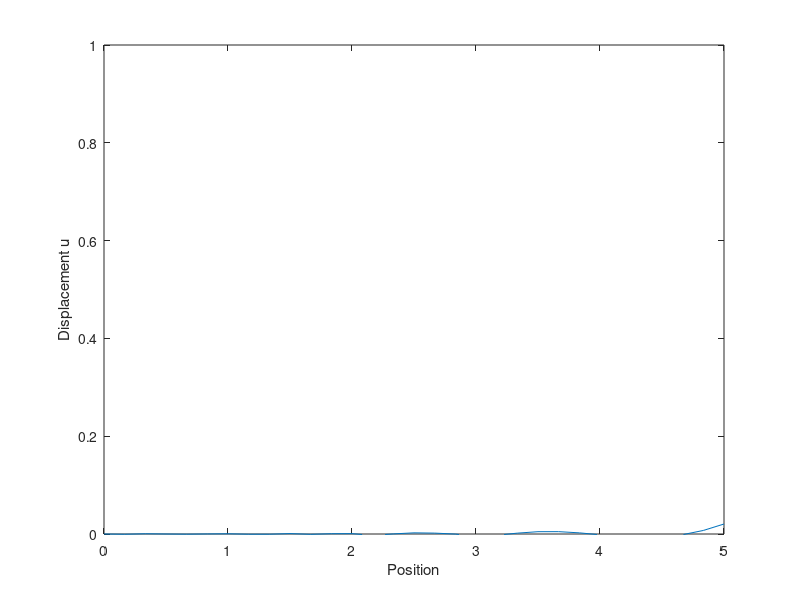
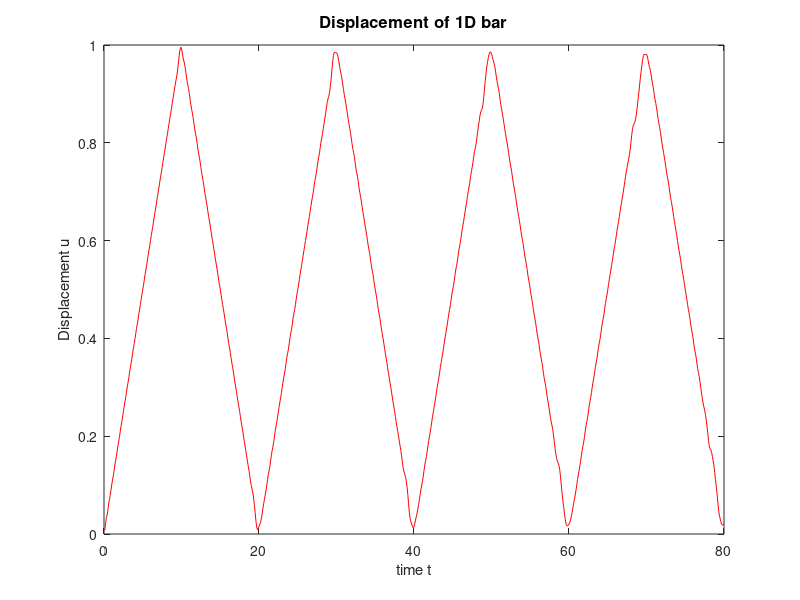

MATLAB code to generate these figures, in order:
%                  EXAMPLE DYNAMIC FEM CODE FOR 1D PROBLEM
%    Calculates displacement as function of time for a 1D bar subject to
%    uniform body force, constrained so u=0 at x=0 and subjected to
%    prescribed traction at x=L
%
%    From the text 'Applied Mechanics of Solids' http://solidmechanics.org
%    Author A.F. Bower

%  Define values for parameters below
%
%    Length and x-sect area of bar
        Length = 5.;
        A = 1.; 
%       Material props
        rho = 100.;
        mu = 50.;
        nu = 0.;
%
        const = 2*mu*A*(1-nu)/(1-2*nu);
%       Loading
        bodyforce = 0.;
        traction = 10.;
%    total no. elements, no. nodes on each element (2 for linear, 3 for quadratic elemnts), total no. nodes; 
        L = 30;
        Ne = 2;
        nnodes = (Ne-1)*L+1;
%
%    Initial conditions
%
        un = zeros(nnodes,1);
        vn = zeros(nnodes,1);
%
%   Time stepping
         dt = 0.1;
         nsteps = 800;
         beta1 = 0.50;
         beta2 = 0.50;
         lumpedmass = false;
         if (lumpedmass)
             beta2 = 0.;
         end;

%
%     Set up some data structures storing the mesh
%
      coords = zeros(1,nnodes);
      for i= 1 : nnodes 
        coords(i) = Length*(i-1)/(nnodes-1);
      end;
%
%   Element connectivity (speficies node numbers on each element)
%
       connect = zeros(Ne,L);
       for lmn=1:L 
         if (Ne==3) 
           connect(1,lmn) = 2*lmn-1;
           connect(3,lmn) = 2*lmn;
           connect(2,lmn) = 2*lmn+1;
         elseif (Ne == 2)
           connect(1,lmn) = lmn;
           connect(2,lmn) = lmn+1;
         end ;
       end;
%
%    Integration points and weights for 2 point integration
%
       npointsK = Ne-1;
       npointsM = Ne;
       if (npointsK == 2)
         wK = [1,1];
         xiK = [-0.5773502692,0.5773502692];
       elseif (npointsK == 1)
         wK = [2.,0.];
         xiK = [0.,0.];
       end;

     if (lumpedmass)
         if (npointsM == 3)
           wM = [2/3.,2/3.,2/3.];
           xiM = [-1.,0.,1.];
         elseif (npointsM == 2)
           wM = [1,1];
           xiM = [-1.,1.];
         end
      else
         if (npointsM == 3)
           wM = [0.55555555,0.8888888888,0.5555555555];
           xiM = [-0.7745967,0.,0.7745967];
         elseif (npointsM == 2)
           wM = [1,1];
           xiM = [-0.5773502692,0.5773502692];
         end
     end

%          
%
%     Assemble the global stiffness and force vector
%
       M = zeros(nnodes,nnodes);
       K = zeros(nnodes,nnodes);
       F = zeros(nnodes,1);
%
       for lmn = 1 : L 
%
%       Extract the coords of each node on the current element
%
         lmncoords = zeros(Ne);
         for a = 1 : Ne 
           lmncoords(a) = coords(connect(a,lmn));
         end
%
%      For the current element, loop over integration points and assemble element stiffness
%
         mel = zeros(Ne,Ne);
         kel = zeros(Ne,Ne);
         fel = zeros(Ne,1);
%
         for II = 1 : npointsK
%
%        Compute N and dN/dxi at the current integration point
%
           N = zeros(1,Ne);
           dNdxi = zeros(1,Ne);
           if (Ne == 3) 
             N(1) = -0.5*xiK(II)*(1.-xiK(II));
             N(2) = 0.5*xiK(II)*(1.+xiK(II));
             N(3) = (1.-xiK(II)^2);
             dNdxi(1) = -0.5+xiK(II);
             dNdxi(2) = 0.5+xiK(II);
             dNdxi(3) = -2.*xiK(II);
           elseif (Ne == 2)
             N(1) = 0.5*(1.-xiK(II));
             N(2) = 0.5*(1.+xiK(II));
             dNdxi(1) = -0.5;
             dNdxi(2) = 0.5;
           end;
% 
%        Compute dx/dxi, J and dN/dx
%
           dxdxi = 0.;
           for a = 1 : Ne 
             dxdxi = dxdxi + dNdxi(a)*lmncoords(a);
           end
           J = abs(dxdxi);
           dNdx = zeros(1,Ne);
           for a = 1 : Ne
             dNdx(a) = dNdxi(a)/dxdxi;
           end
%  
%         Add contribution to element stiffness and force vector from current integration pt
%
          for a = 1 : Ne
             fel(a) = fel(a) + wK(II)*bodyforce*J*N(a);
             for b = 1 : Ne 
               kel(a,b) = kel(a,b) + const*wK(II)*J*dNdx(a)*dNdx(b);
             end
          end
% 
         end
%
         for II = 1 : npointsM
%
%        Compute N and dN/dxi at the current integration point
%

           if (Ne == 3) 
             N(1) = -0.5*xiM(II)*(1.-xiM(II));
             N(2) = 0.5*xiM(II)*(1.+xiM(II));
             N(3) = (1.-xiM(II)^2);
             dNdxi(1) = -0.5+xiM(II);
             dNdxi(2) = 0.5+xiM(II);
             dNdxi(3) = -2.*xiM(II);
           elseif (Ne == 2)
             N(1) = 0.5*(1.-xiM(II));
             N(2) = 0.5*(1.+xiM(II));
             dNdxi(1) = -0.5;
             dNdxi(2) = 0.5;
           end;
% 
%        Compute dx/dxi, J and dN/dx
%
           dxdxi = 0.;
           for a = 1 : Ne 
             dxdxi = dxdxi + dNdxi(a)*lmncoords(a);
           end
          J = abs(dxdxi);
           dNdx = zeros(1,Ne);
           for a = 1 : Ne
             dNdx(a) = dNdxi(a)/dxdxi;
           end
%  
%         Add contribution to element stiffness and force vector from current integration pt
%
          for a = 1 : Ne
             for b = 1 : Ne 
               mel(a,b) = mel(a,b) + rho*wM(II)*J*N(a)*N(b);
             end
          end
% 
         end
%
%       Add the stiffness and residual from the current element into global matrices
%
         for a = 1 : Ne
           rw = connect(a,lmn);
           F(rw) = F(rw) + fel(a); 
           for b = 1 : Ne 
             cl = connect(b,lmn);
             M(rw,cl) = M(rw,cl) + mel(a,b);
             K(rw,cl) = K(rw,cl) + kel(a,b);
           end
         end
       end

%     Add the extra forcing term from the traction at x=L
%
       F(nnodes) = F(nnodes) + traction;
%      Modify FEM equations to enforce displacement boundary condition
%      To do this we simply replace the equation for the first node with u=0
%
       for a = 1 : nnodes
         M(1,a) = 0.;
         K(1,a) = 0.;
       end
       M(1,1) = 1.;
       F(1) = 0.;
  
%    Newmark time stepping scheme (problem is linear so all matrices are constant)
%
%    Initial accelerations are -M^-1(Ku + F)
%
       MK = zeros(nnodes,nnodes);
       MK = M + 0.5*beta2*dt*dt*K;
       an = zeros(nnodes,1);
       an = M\( -K*un + F );
       an1 = zeros(nnodes,1);
       vn1 = zeros(nnodes,1);
       un1 = zeros(nnodes,1);
       rn = zeros(nnodes,1);
%
       vxy = zeros(2,nsteps);
       nprint = 4;
       plot(coords,un1);
       axis([0,Length,0,1]);
       xlabel('Position');
       ylabel('Displacement u');
       frame(1) = getframe;
       nframes = 1;
       count = 1;
       for n = 1 : nsteps
         if (lumpedmass)
           rn = (F - K*(un +dt*vn + 0.5*(1.-beta2)*dt*dt*an ));
           for i = 1 : nnodes
             an1(i) = rn(i)/MK(i,i);
           end
         else         
           an1 = MK\(F-K*(un +dt*vn + 0.5*(1.-beta2)*dt*dt*an ) );
         end
         vn1 = (vn + dt*(1.-beta1)*an + dt*beta1*an1);
         un1 = (un + dt*vn + (1.-beta2)*0.5*dt*dt*an + 0.5*beta2*dt*dt*an1 );  
         un = un1;
         vn = vn1;
         an = an1;
%      Save the end displacement for an x-y plot
         vxy(1,n) = n*dt;
         vxy(2,n) = un(nnodes);
%
%      Save plots of displacements as a function of x for an animation
%
         if (count==nprint)
             nframes = nframes+1;
%            Replace the next line with plot(coords,vn1) to plot the
%            velocity
             plot(coords,un1);
             axis([0,Length,0,1]);
             xlabel('Position')
             ylabel('Displacement u')
             frame(nframes)=getframe;
             count=0;
         end
         count = count + 1;
       end
%  Uncomment the next line to replay the movie twice at 10 frames per sec.
%  movie(frame,2,10)
  figure(2)
  plot(vxy(1,:),vxy(2,:),'r - ')
  xlabel('time t')
  ylabel('Displacement u')
  title('Displacement of 1D bar','FontSize',12)
